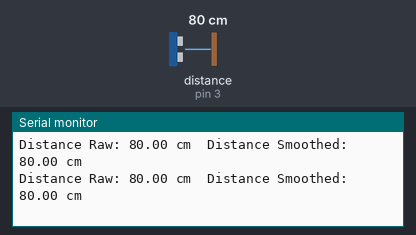
The sketch below on a simulated Arduino Uno, built with avr-gcc and run on an emulated ATmega328P. On the bench: the last lines printed to the serial monitor. Inputs (shaded band) come from the test bench; at power-on: distance to the obstacle (sensor on pin 3) 80 cm. The echo pulse lasts 58.3 µs per cm.

Above: at 1.2 s.
1.3 s: distance to the obstacle (sensor on pin 3) set to 2 cm
At 1.4 s:
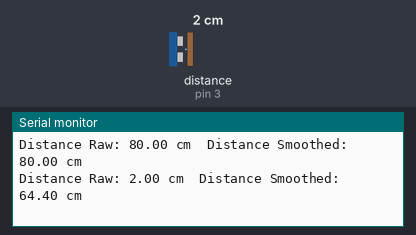
4.3 s: distance to the obstacle (sensor on pin 3) set to 18 cm
At 4.32 s:
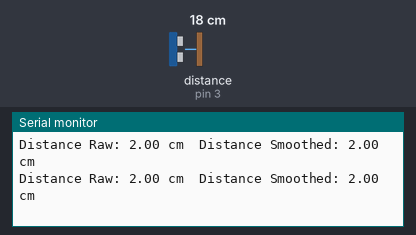
7.3 s: distance to the obstacle (sensor on pin 3) set to 4 cm
At 7.34 s:
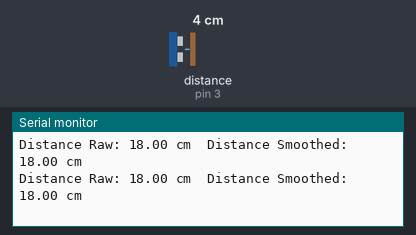
10.3 s: distance to the obstacle (sensor on pin 3) set to 35 cm
At 10.31 s:
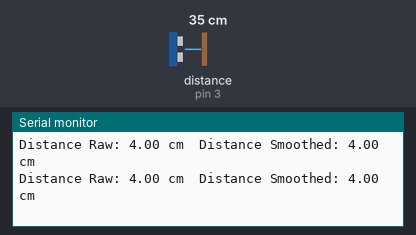
13.3 s: distance to the obstacle (sensor on pin 3) set to 9 cm
At 13.33 s:
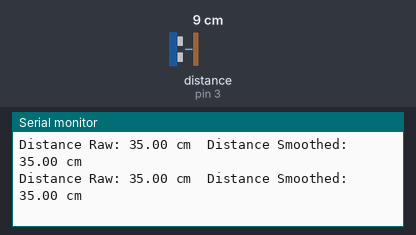
16.3 s: distance to the obstacle (sensor on pin 3) set to 60 cm
At 16.3 s:
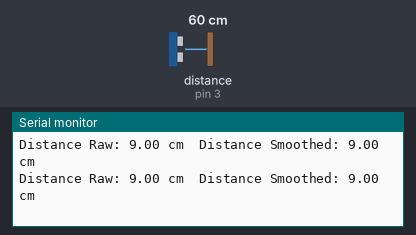
Timing chart, 0 to 19.3 s (numbered marks = the images above; inputs shaded):
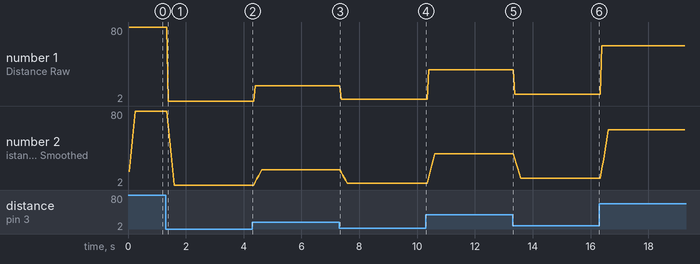

The sketch:

distance_raw_smoothed.ino
```cpp
/*******************************************************************************
 * Ultrasonic Distance Sensor Control System
 *
 * This program implements an ultrasonic distance sensor (HC-SR04) with rolling
 * average smoothing for stable measurements.
 *
 * Key Control Variables:
 * - TRIGGER_PIN (2): Digital output pin connected to sensor's trigger
 * - ECHO_PIN (3): Digital input pin connected to sensor's echo
 * - distanceReadInterval (100ms): Sampling rate for distance measurements
 * - DISTANCE_AVERAGE_WINDOW (5): Number of samples used in rolling average
 *
 * Global State:
 * - distance: Raw current distance measurement in centimeters
 * - smoothedDistance: Filtered distance using rolling average
 * - distanceReadings[]: Circular buffer storing recent measurements
 *
 * Main Functions:
 * - readDistance(): Handles sensor reading at specified interval
 * - updateDistanceAverage(): Implements rolling average calculation
 * - printDistanceValues(): Outputs measurements via Serial
 *
 * Serial Output Format:
 * "Distance Raw: X.XX cm   Distance Smoothed: Y.YY cm"
 *
 * Sampling Rate: 10Hz (adjustable via distanceReadInterval)

 *******************************************************************************/

#include <HCSR04.h>

#define TRIGGER_PIN 2
#define ECHO_PIN 3

// Create the distance sensor object
UltraSonicDistanceSensor distanceSensor(TRIGGER_PIN, ECHO_PIN);

// Global variables
float distance = 0.0f;          // Current distance in cm
float smoothedDistance = 0.0f;  // Filtered distance
unsigned long lastDistanceReadTime = 0;
unsigned int distanceReadInterval = 30;  // Time between reads in milliseconds

// Rolling average variables for distance
const int DISTANCE_AVERAGE_WINDOW = 5;
float distanceReadings[DISTANCE_AVERAGE_WINDOW];
int distanceReadIndex = 0;
float distanceTotalValue = 0;

// Function to initialize the rolling average array
void initializeDistanceAverage() {
  for (int i = 0; i < DISTANCE_AVERAGE_WINDOW; i++) {
    distanceReadings[i] = 0;
  }
  distanceTotalValue = 0;
  distanceReadIndex = 0;
}

// Function to update rolling average with new value
void updateDistanceAverage(float newValue) {
  // Only update if we have a valid reading
  if (newValue > 0) {
    // Subtract the oldest reading from the total
    distanceTotalValue = distanceTotalValue - distanceReadings[distanceReadIndex];
    // Add the new reading to the array
    distanceReadings[distanceReadIndex] = newValue;
    // Add the new reading to the total
    distanceTotalValue = distanceTotalValue + newValue;
    // Advance to the next position in the array
    distanceReadIndex = (distanceReadIndex + 1) % DISTANCE_AVERAGE_WINDOW;
    // Calculate the average
    smoothedDistance = distanceTotalValue / DISTANCE_AVERAGE_WINDOW;
  }
}

// Function to read distance sensor and update the global value
void readDistance() {
  unsigned long currentTime = millis();
  if (currentTime - lastDistanceReadTime >= distanceReadInterval) {
    // Read the distance
    float newDistance = distanceSensor.measureDistanceCm();

    // Update values if reading is valid
    if (newDistance > 0) {  // Basic error checking
      distance = newDistance;
      updateDistanceAverage(distance);
    }

    // Print the values
    printDistanceValues();

    // Update the last read time
    lastDistanceReadTime = currentTime;
  }
}

// Function to print distance values
void printDistanceValues() {
  Serial.print("Distance Raw: ");
  Serial.print(distance);
  Serial.print(" cm\tDistance Smoothed: ");
  Serial.print(smoothedDistance);
  Serial.println(" cm");
}

void setup() {
  Serial.begin(9600);
  Serial.println("Distance Sensor test!");

  // Initialize the rolling average
  initializeDistanceAverage();
}

void loop() {
  // Read the distance sensor (function handles timing internally)
  readDistance();
}
```

Measured:
- after the input at 1.3 s, the serial monitor: prints a new line after 0.09 s (image 1)
- plotted number 1: 80 → 2 after the input at 1.3 s, 2 → 18 after the input at 4.3 s, 18 → 4 after the input at 7.3 s, 4 → 35 after the input at 10.3 s, 35 → 9 after the input at 13.3 s
- plotted number 2: 80 → 2 after the input at 1.3 s, 2 → 18 after the input at 4.3 s, 18 → 4 after the input at 7.3 s, 4 → 35 after the input at 10.3 s, 35 → 9 after the input at 13.3 s
